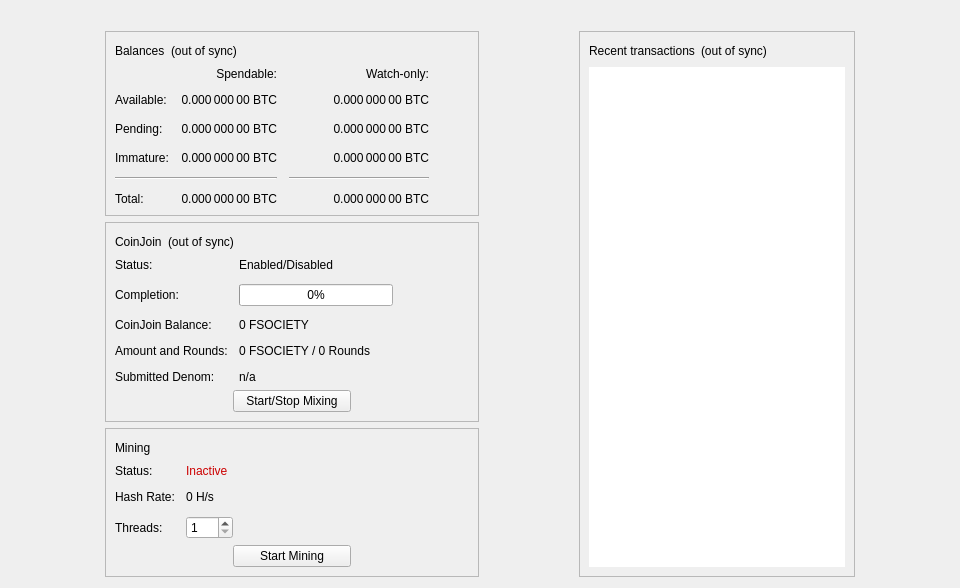
<?xml version="1.0" encoding="UTF-8"?>
<ui version="4.0">
 <class>OverviewPage</class>
 <widget class="QWidget" name="OverviewPage">
  <property name="geometry">
   <rect>
    <x>0</x>
    <y>0</y>
    <width>960</width>
    <height>585</height>
   </rect>
  </property>
  <property name="minimumSize">
   <size>
    <width>960</width>
    <height>0</height>
   </size>
  </property>
  <property name="windowTitle">
   <string>Form</string>
  </property>
  <layout class="QVBoxLayout" name="topLayout">
   <item>
    <widget class="QLabel" name="labelAlerts">
     <property name="visible">
      <bool>false</bool>
     </property>
     <property name="wordWrap">
      <bool>true</bool>
     </property>
     <property name="margin">
      <number>3</number>
     </property>
     <property name="textInteractionFlags">
      <set>Qt::TextSelectableByMouse</set>
     </property>
    </widget>
   </item>
   <item>
    <layout class="QHBoxLayout" name="horizontalLayout" stretch="1,0,1,0,1">
     <item>
      <spacer name="horizontalSpacerLeft">
       <property name="orientation">
        <enum>Qt::Horizontal</enum>
       </property>
       <property name="sizeType">
        <enum>QSizePolicy::Preferred</enum>
       </property>
       <property name="sizeHint" stdset="0">
        <size>
         <width>10</width>
         <height>20</height>
        </size>
       </property>
      </spacer>
     </item>
     <item>
      <layout class="QVBoxLayout" name="verticalLayout_2">
       <item>
        <widget class="QFrame" name="frame">
         <property name="frameShape">
          <enum>QFrame::StyledPanel</enum>
         </property>
         <property name="frameShadow">
          <enum>QFrame::Raised</enum>
         </property>
         <layout class="QVBoxLayout" name="verticalLayout_4">
          <item>
           <layout class="QHBoxLayout" name="horizontalLayout_4">
            <item>
             <widget class="QLabel" name="label_5">
              <property name="text">
               <string>Balances</string>
              </property>
             </widget>
            </item>
            <item>
             <widget class="QLabel" name="labelWalletStatus">
              <property name="toolTip">
               <string>The displayed information may be out of date. Your wallet automatically synchronizes with the Fsociety network after a connection is established, but this process has not completed yet.</string>
              </property>
              <property name="text">
               <string notr="true">(out of sync)</string>
              </property>
              <property name="alignment">
               <set>Qt::AlignLeading|Qt::AlignLeft|Qt::AlignVCenter</set>
              </property>
             </widget>
            </item>
            <item>
             <spacer name="horizontalSpacer_3">
              <property name="orientation">
               <enum>Qt::Horizontal</enum>
              </property>
              <property name="sizeHint" stdset="0">
               <size>
                <width>40</width>
                <height>20</height>
               </size>
              </property>
             </spacer>
            </item>
           </layout>
          </item>
          <item>
           <layout class="QGridLayout" name="gridLayout">
            <property name="spacing">
             <number>12</number>
            </property>
            <item row="2" column="2">
             <widget class="QLabel" name="labelWatchPending">
              <property name="cursor">
               <cursorShape>IBeamCursor</cursorShape>
              </property>
              <property name="toolTip">
               <string>Unconfirmed transactions to watch-only addresses</string>
              </property>
              <property name="text">
               <string notr="true">0.000 000 00 BTC</string>
              </property>
              <property name="alignment">
               <set>Qt::AlignRight|Qt::AlignTrailing|Qt::AlignVCenter</set>
              </property>
              <property name="textInteractionFlags">
               <set>Qt::LinksAccessibleByMouse|Qt::TextSelectableByKeyboard|Qt::TextSelectableByMouse</set>
              </property>
             </widget>
            </item>
            <item row="2" column="1">
             <widget class="QLabel" name="labelUnconfirmed">
              <property name="cursor">
               <cursorShape>IBeamCursor</cursorShape>
              </property>
              <property name="toolTip">
               <string>Total of transactions that have yet to be confirmed, and do not yet count toward the spendable balance</string>
              </property>
              <property name="text">
               <string notr="true">0.000 000 00 BTC</string>
              </property>
              <property name="alignment">
               <set>Qt::AlignRight|Qt::AlignTrailing|Qt::AlignVCenter</set>
              </property>
              <property name="textInteractionFlags">
               <set>Qt::LinksAccessibleByMouse|Qt::TextSelectableByKeyboard|Qt::TextSelectableByMouse</set>
              </property>
             </widget>
            </item>
            <item row="3" column="2">
             <widget class="QLabel" name="labelWatchImmature">
              <property name="cursor">
               <cursorShape>IBeamCursor</cursorShape>
              </property>
              <property name="toolTip">
               <string>Mined balance in watch-only addresses that has not yet matured</string>
              </property>
              <property name="text">
               <string notr="true">0.000 000 00 BTC</string>
              </property>
              <property name="alignment">
               <set>Qt::AlignRight|Qt::AlignTrailing|Qt::AlignVCenter</set>
              </property>
              <property name="textInteractionFlags">
               <set>Qt::LinksAccessibleByMouse|Qt::TextSelectableByKeyboard|Qt::TextSelectableByMouse</set>
              </property>
             </widget>
            </item>
            <item row="4" column="0" colspan="2">
             <widget class="Line" name="lineSpendableBalance">
              <property name="orientation">
               <enum>Qt::Horizontal</enum>
              </property>
             </widget>
            </item>
            <item row="4" column="2">
             <widget class="Line" name="lineWatchBalance">
              <property name="sizePolicy">
               <sizepolicy hsizetype="Preferred" vsizetype="Fixed">
                <horstretch>0</horstretch>
                <verstretch>0</verstretch>
               </sizepolicy>
              </property>
              <property name="minimumSize">
               <size>
                <width>140</width>
                <height>0</height>
               </size>
              </property>
              <property name="orientation">
               <enum>Qt::Horizontal</enum>
              </property>
             </widget>
            </item>
            <item row="5" column="0">
             <widget class="QLabel" name="labelTotalText">
              <property name="text">
               <string>Total:</string>
              </property>
             </widget>
            </item>
            <item row="3" column="1">
             <widget class="QLabel" name="labelImmature">
              <property name="cursor">
               <cursorShape>IBeamCursor</cursorShape>
              </property>
              <property name="toolTip">
               <string>Mined balance that has not yet matured</string>
              </property>
              <property name="text">
               <string notr="true">0.000 000 00 BTC</string>
              </property>
              <property name="alignment">
               <set>Qt::AlignRight|Qt::AlignTrailing|Qt::AlignVCenter</set>
              </property>
              <property name="textInteractionFlags">
               <set>Qt::LinksAccessibleByMouse|Qt::TextSelectableByKeyboard|Qt::TextSelectableByMouse</set>
              </property>
             </widget>
            </item>
            <item row="2" column="3">
             <spacer name="horizontalSpacer_2">
              <property name="orientation">
               <enum>Qt::Horizontal</enum>
              </property>
              <property name="sizeHint" stdset="0">
               <size>
                <width>40</width>
                <height>20</height>
               </size>
              </property>
             </spacer>
            </item>
            <item row="3" column="0">
             <widget class="QLabel" name="labelImmatureText">
              <property name="text">
               <string>Immature:</string>
              </property>
             </widget>
            </item>
            <item row="5" column="1">
             <widget class="QLabel" name="labelTotal">
              <property name="cursor">
               <cursorShape>IBeamCursor</cursorShape>
              </property>
              <property name="toolTip">
               <string>Your current total balance</string>
              </property>
              <property name="text">
               <string notr="true">0.000 000 00 BTC</string>
              </property>
              <property name="alignment">
               <set>Qt::AlignRight|Qt::AlignTrailing|Qt::AlignVCenter</set>
              </property>
              <property name="textInteractionFlags">
               <set>Qt::LinksAccessibleByMouse|Qt::TextSelectableByKeyboard|Qt::TextSelectableByMouse</set>
              </property>
             </widget>
            </item>
            <item row="5" column="2">
             <widget class="QLabel" name="labelWatchTotal">
              <property name="cursor">
               <cursorShape>IBeamCursor</cursorShape>
              </property>
              <property name="toolTip">
               <string>Current total balance in watch-only addresses</string>
              </property>
              <property name="text">
               <string notr="true">0.000 000 00 BTC</string>
              </property>
              <property name="alignment">
               <set>Qt::AlignRight|Qt::AlignTrailing|Qt::AlignVCenter</set>
              </property>
              <property name="textInteractionFlags">
               <set>Qt::LinksAccessibleByMouse|Qt::TextSelectableByKeyboard|Qt::TextSelectableByMouse</set>
              </property>
             </widget>
            </item>
            <item row="0" column="2">
             <widget class="QLabel" name="labelWatchonly">
              <property name="text">
               <string>Watch-only:</string>
              </property>
              <property name="alignment">
               <set>Qt::AlignRight|Qt::AlignTrailing|Qt::AlignVCenter</set>
              </property>
             </widget>
            </item>
            <item row="1" column="0">
             <widget class="QLabel" name="labelBalanceText">
              <property name="text">
               <string>Available:</string>
              </property>
             </widget>
            </item>
            <item row="1" column="1">
             <widget class="QLabel" name="labelBalance">
              <property name="cursor">
               <cursorShape>IBeamCursor</cursorShape>
              </property>
              <property name="toolTip">
               <string>Your current spendable balance</string>
              </property>
              <property name="text">
               <string notr="true">0.000 000 00 BTC</string>
              </property>
              <property name="alignment">
               <set>Qt::AlignRight|Qt::AlignTrailing|Qt::AlignVCenter</set>
              </property>
              <property name="textInteractionFlags">
               <set>Qt::LinksAccessibleByMouse|Qt::TextSelectableByKeyboard|Qt::TextSelectableByMouse</set>
              </property>
             </widget>
            </item>
            <item row="1" column="2">
             <widget class="QLabel" name="labelWatchAvailable">
              <property name="cursor">
               <cursorShape>IBeamCursor</cursorShape>
              </property>
              <property name="toolTip">
               <string>Your current balance in watch-only addresses</string>
              </property>
              <property name="text">
               <string notr="true">0.000 000 00 BTC</string>
              </property>
              <property name="alignment">
               <set>Qt::AlignRight|Qt::AlignTrailing|Qt::AlignVCenter</set>
              </property>
              <property name="textInteractionFlags">
               <set>Qt::LinksAccessibleByMouse|Qt::TextSelectableByKeyboard|Qt::TextSelectableByMouse</set>
              </property>
             </widget>
            </item>
            <item row="2" column="0">
             <widget class="QLabel" name="labelPendingText">
              <property name="text">
               <string>Pending:</string>
              </property>
             </widget>
            </item>
            <item row="0" column="1">
             <widget class="QLabel" name="labelSpendable">
              <property name="text">
               <string>Spendable:</string>
              </property>
              <property name="alignment">
               <set>Qt::AlignRight|Qt::AlignTrailing|Qt::AlignVCenter</set>
              </property>
             </widget>
            </item>
           </layout>
          </item>
         </layout>
        </widget>
       </item>
       <item>
        <widget class="QFrame" name="frameCoinJoin">
         <property name="layoutDirection">
          <enum>Qt::LeftToRight</enum>
         </property>
         <property name="frameShape">
          <enum>QFrame::StyledPanel</enum>
         </property>
         <property name="frameShadow">
          <enum>QFrame::Raised</enum>
         </property>
         <layout class="QVBoxLayout" name="VerticalLayout_PS1">
          <item>
           <layout class="QHBoxLayout" name="horizontalLayout_5">
            <item>
             <widget class="QLabel" name="labelCoinJoinHeader">
              <property name="text">
               <string notr="true">CoinJoin</string>
              </property>
             </widget>
            </item>
            <item>
             <widget class="QLabel" name="labelCoinJoinSyncStatus">
              <property name="toolTip">
               <string>The displayed information may be out of date. Your wallet automatically synchronizes with the Fsociety network after a connection is established, but this process has not completed yet.</string>
              </property>
              <property name="text">
               <string notr="true">(out of sync)</string>
              </property>
              <property name="alignment">
               <set>Qt::AlignLeading|Qt::AlignLeft|Qt::AlignVCenter</set>
              </property>
             </widget>
            </item>
            <item>
             <spacer name="horizontalSpacer_4">
              <property name="orientation">
               <enum>Qt::Horizontal</enum>
              </property>
              <property name="sizeHint" stdset="0">
               <size>
                <width>40</width>
                <height>20</height>
               </size>
              </property>
             </spacer>
            </item>
           </layout>
          </item>
          <item>
           <layout class="QFormLayout" name="coinJoinFormLayout">
            <property name="fieldGrowthPolicy">
             <enum>QFormLayout::AllNonFixedFieldsGrow</enum>
            </property>
            <property name="horizontalSpacing">
             <number>11</number>
            </property>
            <property name="verticalSpacing">
             <number>12</number>
            </property>
            <item row="0" column="0">
             <widget class="QLabel" name="labelCoinJoinEnabledText">
              <property name="text">
               <string>Status:</string>
              </property>
             </widget>
            </item>
            <item row="0" column="1">
             <widget class="QLabel" name="labelCoinJoinEnabled">
              <property name="text">
               <string>Enabled/Disabled</string>
              </property>
             </widget>
            </item>
            <item row="1" column="0">
             <widget class="QLabel" name="labelCompletitionText">
              <property name="text">
               <string>Completion:</string>
              </property>
             </widget>
            </item>
            <item row="1" column="1">
             <widget class="QProgressBar" name="coinJoinProgress">
              <property name="maximumSize">
               <size>
                <width>154</width>
                <height>16777215</height>
               </size>
              </property>
              <property name="value">
               <number>0</number>
              </property>
             </widget>
            </item>
            <item row="2" column="0">
             <widget class="QLabel" name="labelAnonymizedText">
              <property name="text">
               <string notr="true">CoinJoin Balance:</string>
              </property>
             </widget>
            </item>
            <item row="2" column="1">
             <widget class="QLabel" name="labelAnonymized">
              <property name="text">
               <string notr="true">0 FSOCIETY</string>
              </property>
             </widget>
            </item>
            <item row="3" column="0">
             <widget class="QLabel" name="labelAmountAndRoundsText">
              <property name="text">
               <string>Amount and Rounds:</string>
              </property>
             </widget>
            </item>
            <item row="3" column="1">
             <widget class="QLabel" name="labelAmountRounds">
              <property name="text">
               <string notr="true">0 FSOCIETY / 0 Rounds</string>
              </property>
             </widget>
            </item>
            <item row="4" column="0">
             <widget class="QLabel" name="labelSubmittedDenomText">
              <property name="text">
               <string>Submitted Denom:</string>
              </property>
             </widget>
            </item>
            <item row="4" column="1">
             <widget class="QLabel" name="labelSubmittedDenom">
              <property name="toolTip">
               <string>The denominations you submitted to the Smartnode.&lt;br&gt;To mix, other users must submit the exact same denominations.</string>
              </property>
              <property name="text">
               <string>n/a</string>
              </property>
              <property name="wordWrap">
               <bool>true</bool>
              </property>
             </widget>
            </item>
           </layout>
          </item>
          <item>
           <layout class="QVBoxLayout" name="VerticalLayout_PS">
            <item>
             <layout class="QHBoxLayout" name="horizontalLayout_3">
              <property name="topMargin">
               <number>0</number>
              </property>
              <item>
               <spacer name="horizontalSpacer_5">
                <property name="orientation">
                 <enum>Qt::Horizontal</enum>
                </property>
                <property name="sizeHint" stdset="0">
                 <size>
                  <width>40</width>
                  <height>20</height>
                 </size>
                </property>
               </spacer>
              </item>
              <item>
               <widget class="QPushButton" name="toggleCoinJoin">
                <property name="sizePolicy">
                 <sizepolicy hsizetype="MinimumExpanding" vsizetype="Fixed">
                  <horstretch>0</horstretch>
                  <verstretch>0</verstretch>
                 </sizepolicy>
                </property>
                <property name="text">
                 <string>Start/Stop Mixing</string>
                </property>
               </widget>
              </item>
              <item>
               <spacer name="horizontalSpacer_6">
                <property name="orientation">
                 <enum>Qt::Horizontal</enum>
                </property>
                <property name="sizeHint" stdset="0">
                 <size>
                  <width>40</width>
                  <height>20</height>
                 </size>
                </property>
               </spacer>
              </item>
             </layout>
            </item>
            <item>
             <spacer name="verticalSpacer_3">
              <property name="orientation">
               <enum>Qt::Vertical</enum>
              </property>
              <property name="sizeHint" stdset="0">
               <size>
                <width>20</width>
                <height>40</height>
               </size>
              </property>
             </spacer>
            </item>
           </layout>
          </item>
         </layout>
        </widget>
       </item>
       <item>
        <widget class="QFrame" name="frameMining">
         <property name="layoutDirection">
          <enum>Qt::LeftToRight</enum>
         </property>
         <property name="frameShape">
          <enum>QFrame::StyledPanel</enum>
         </property>
         <property name="frameShadow">
          <enum>QFrame::Raised</enum>
         </property>
         <layout class="QVBoxLayout" name="VerticalLayout_Mining">
          <item>
           <layout class="QHBoxLayout" name="horizontalLayout_MiningHeader">
            <item>
             <widget class="QLabel" name="labelMiningHeader">
              <property name="text">
               <string notr="true">Mining</string>
              </property>
             </widget>
            </item>
            <item>
             <widget class="QLabel" name="labelMiningStatus">
              <property name="toolTip">
               <string>The mining status indicates whether the mining process is active or not.</string>
              </property>
              <property name="text">
               <string notr="true"/>
              </property>
              <property name="alignment">
               <set>Qt::AlignLeading|Qt::AlignLeft|Qt::AlignVCenter</set>
              </property>
             </widget>
            </item>
            <item>
             <spacer name="horizontalSpacer_Mining">
              <property name="orientation">
               <enum>Qt::Horizontal</enum>
              </property>
              <property name="sizeHint" stdset="0">
               <size>
                <width>40</width>
                <height>20</height>
               </size>
              </property>
             </spacer>
            </item>
           </layout>
          </item>
          <item>
           <layout class="QFormLayout" name="miningFormLayout">
            <property name="fieldGrowthPolicy">
             <enum>QFormLayout::AllNonFixedFieldsGrow</enum>
            </property>
            <property name="horizontalSpacing">
             <number>11</number>
            </property>
            <property name="verticalSpacing">
             <number>12</number>
            </property>
            <item row="0" column="0">
             <widget class="QLabel" name="labelMiningStatusText">
              <property name="text">
               <string>Status:</string>
              </property>
             </widget>
            </item>
            <item row="0" column="1">
             <widget class="QLabel" name="labelMiningStatusValue">
              <property name="styleSheet">
               <string>color: #cc0000;</string>
              </property>
              <property name="text">
               <string>Inactive</string>
              </property>
             </widget>
            </item>
            <item row="1" column="0">
             <widget class="QLabel" name="labelHashRateText">
              <property name="text">
               <string>Hash Rate:</string>
              </property>
             </widget>
            </item>
            <item row="1" column="1">
             <widget class="QLabel" name="labelHashRateValue">
              <property name="text">
               <string>0 H/s</string>
              </property>
             </widget>
            </item>
            <item row="2" column="0">
             <widget class="QLabel" name="labelThreadsText">
              <property name="text">
               <string>Threads:</string>
              </property>
             </widget>
            </item>
            <item row="2" column="1">
             <widget class="QSpinBox" name="threadSpinBox">
              <property name="sizePolicy">
               <sizepolicy hsizetype="Fixed" vsizetype="Fixed">
                <horstretch>0</horstretch>
                <verstretch>0</verstretch>
               </sizepolicy>
              </property>
              <property name="minimum">
               <number>1</number>
              </property>
              <property name="maximum">
               <number>256</number>
              </property>
              <property name="value">
               <number>1</number>
              </property>
             </widget>
            </item>
           </layout>
          </item>
          <item>
           <layout class="QVBoxLayout" name="VerticalLayout_MiningButtons">
            <item>
             <layout class="QHBoxLayout" name="horizontalLayout_MiningButtons">
              <property name="topMargin">
               <number>0</number>
              </property>
              <item>
               <spacer name="horizontalSpacer_MiningLeft">
                <property name="orientation">
                 <enum>Qt::Horizontal</enum>
                </property>
                <property name="sizeHint" stdset="0">
                 <size>
                  <width>40</width>
                  <height>20</height>
                 </size>
                </property>
               </spacer>
              </item>
              <item>
               <widget class="QPushButton" name="startStopButton">
                <property name="sizePolicy">
                 <sizepolicy hsizetype="MinimumExpanding" vsizetype="Fixed">
                  <horstretch>0</horstretch>
                  <verstretch>0</verstretch>
                 </sizepolicy>
                </property>
                <property name="text">
                 <string>Start Mining</string>
                </property>
               </widget>
              </item>
              <item>
               <spacer name="horizontalSpacer_MiningRight">
                <property name="orientation">
                 <enum>Qt::Horizontal</enum>
                </property>
                <property name="sizeHint" stdset="0">
                 <size>
                  <width>40</width>
                  <height>20</height>
                 </size>
                </property>
               </spacer>
              </item>
             </layout>
            </item>
            <item>
             <spacer name="verticalSpacer_Mining">
              <property name="orientation">
               <enum>Qt::Vertical</enum>
              </property>
              <property name="sizeHint" stdset="0">
               <size>
                <width>20</width>
                <height>40</height>
               </size>
              </property>
             </spacer>
            </item>
           </layout>
          </item>
         </layout>
        </widget>
       </item>
       <item>
        <spacer name="verticalSpacer_MiningBottom">
         <property name="orientation">
          <enum>Qt::Vertical</enum>
         </property>
         <property name="sizeHint" stdset="0">
          <size>
           <width>20</width>
           <height>40</height>
          </size>
         </property>
        </spacer>
       </item>
       <item>
        <spacer name="verticalSpacer">
         <property name="orientation">
          <enum>Qt::Vertical</enum>
         </property>
         <property name="sizeHint" stdset="0">
          <size>
           <width>20</width>
           <height>40</height>
          </size>
         </property>
        </spacer>
       </item>
      </layout>
     </item>
     <item>
      <spacer name="horizontalSpacerCenter">
       <property name="orientation">
        <enum>Qt::Horizontal</enum>
       </property>
       <property name="sizeHint" stdset="0">
        <size>
         <width>10</width>
         <height>20</height>
        </size>
       </property>
      </spacer>
     </item>
     <item>
      <layout class="QVBoxLayout" name="verticalLayout_3">
       <item>
        <widget class="QFrame" name="frame_2">
         <property name="frameShape">
          <enum>QFrame::StyledPanel</enum>
         </property>
         <property name="frameShadow">
          <enum>QFrame::Raised</enum>
         </property>
         <layout class="QVBoxLayout" name="verticalLayout">
          <item>
           <layout class="QHBoxLayout" name="horizontalLayout_2">
            <item>
             <widget class="QLabel" name="label_4">
              <property name="text">
               <string>Recent transactions</string>
              </property>
             </widget>
            </item>
            <item>
             <widget class="QLabel" name="labelTransactionsStatus">
              <property name="toolTip">
               <string>The displayed information may be out of date. Your wallet automatically synchronizes with the Fsociety network after a connection is established, but this process has not completed yet.</string>
              </property>
              <property name="text">
               <string notr="true">(out of sync)</string>
              </property>
              <property name="alignment">
               <set>Qt::AlignLeading|Qt::AlignLeft|Qt::AlignVCenter</set>
              </property>
             </widget>
            </item>
            <item>
             <spacer name="horizontalSpacer">
              <property name="orientation">
               <enum>Qt::Horizontal</enum>
              </property>
              <property name="sizeHint" stdset="0">
               <size>
                <width>40</width>
                <height>20</height>
               </size>
              </property>
             </spacer>
            </item>
           </layout>
          </item>
          <item>
           <widget class="QListView" name="listTransactions">
            <property name="frameShape">
             <enum>QFrame::NoFrame</enum>
            </property>
            <property name="verticalScrollBarPolicy">
             <enum>Qt::ScrollBarAlwaysOff</enum>
            </property>
            <property name="horizontalScrollBarPolicy">
             <enum>Qt::ScrollBarAlwaysOff</enum>
            </property>
            <property name="selectionMode">
             <enum>QAbstractItemView::NoSelection</enum>
            </property>
           </widget>
          </item>
         </layout>
        </widget>
       </item>
      </layout>
     </item>
     <item>
      <spacer name="horizontalSpacerRight">
       <property name="orientation">
        <enum>Qt::Horizontal</enum>
       </property>
       <property name="sizeType">
        <enum>QSizePolicy::Preferred</enum>
       </property>
       <property name="sizeHint" stdset="0">
        <size>
         <width>10</width>
         <height>20</height>
        </size>
       </property>
      </spacer>
     </item>
    </layout>
   </item>
  </layout>
 </widget>
 <resources/>
 <connections/>
</ui>
